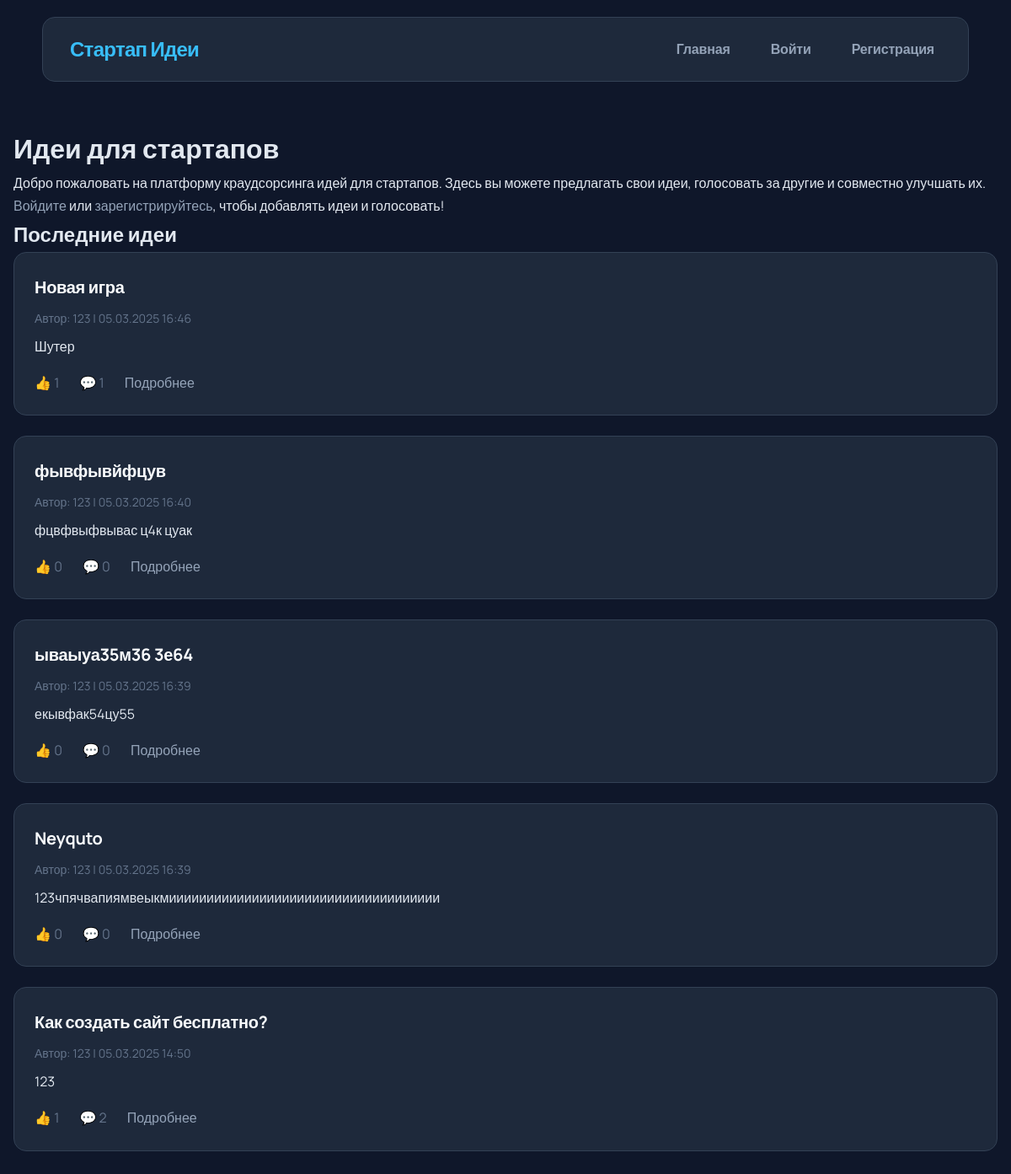
The page / on the database its author committed.
### app.py (models this page shows)
class Idea(db.Model):
    id = db.Column(db.Integer, primary_key=True)
    title = db.Column(db.String(100), nullable=False)
    description = db.Column(db.Text, nullable=False)
    date_posted = db.Column(db.DateTime, default=datetime.utcnow)
    user_id = db.Column(db.Integer, db.ForeignKey('user.id'), nullable=False)
    votes = db.relationship('Vote', backref='idea', lazy=True)
    comments = db.relationship('Comment', backref='idea', lazy=True)
    @property
    def vote_count(self):
        return sum(vote.value for vote in self.votes)

class User(db.Model):
    id = db.Column(db.Integer, primary_key=True)
    username = db.Column(db.String(50), unique=True, nullable=False)
    password_hash = db.Column(db.String(128), nullable=False)
    email = db.Column(db.String(120), unique=True, nullable=False)
    date_joined = db.Column(db.DateTime, default=datetime.utcnow)
    ideas = db.relationship('Idea', backref='author', lazy=True)
    votes = db.relationship('Vote', backref='user', lazy=True)
    comments = db.relationship('Comment', backref='author', lazy=True)

class Vote(db.Model):
    id = db.Column(db.Integer, primary_key=True)
    value = db.Column(db.Integer, nullable=False)  # 1 - позитивный, -1 - негативный
    user_id = db.Column(db.Integer, db.ForeignKey('user.id'), nullable=False)
    idea_id = db.Column(db.Integer, db.ForeignKey('idea.id'), nullable=False)
    date_voted = db.Column(db.DateTime, default=datetime.utcnow)
    __table_args__ = (db.UniqueConstraint('user_id', 'idea_id', name='user_idea_uc'),)

### app.py (the view)
@app.route('/')
def home():
    ideas = Idea.query.order_by(Idea.date_posted.desc()).all()
    return render_template('home.html', ideas=ideas)

### templates/home.html (shortened to what this page needs)
{% extends 'base.html' %}
{% block content %}
    <h1>Идеи для стартапов</h1>
    <p>Добро пожаловать на платформу краудсорсинга идей для стартапов. Здесь вы можете предлагать свои идеи, голосовать за другие и совместно улучшать их.</p>
    {% if 'user_id' not in session %}
        <p><a href="{{ url_for('login') }}">Войдите</a> или <a href="{{ url_for('register') }}">зарегистрируйтесь</a>, чтобы добавлять идеи и голосовать!</p>
    {% else %}
        <p><a href="{{ url_for('submit_idea') }}" class="button">Добавить новую идею</a></p>
    {% endif %}
    <h2>Последние идеи</h2>
    {% if ideas %}
        {% for idea in ideas %}
            <div class="idea-card">
                <h3 class="idea-title">
                    <a href="{{ url_for('idea_detail', idea_id=idea.id) }}">{{ idea.title }}</a>
                </h3>
                <div class="idea-meta">
                    Автор: {{ idea.author.username }} | {{ idea.date_posted.strftime('%d.%m.%Y %H:%M') }}
                </div>
                <p>{{ idea.description[:200] }}{% if idea.description|length > 200 %}...{% endif %}</p>
                <div class="idea-stats">
                    <span>👍 {{ idea.vote_count }}</span>
                    <span>💬 {{ idea.comments|length }}</span>
                    <a href="{{ url_for('idea_detail', idea_id=idea.id) }}">Подробнее</a>
                </div>
            </div>
        {% endfor %}
    {% else %}
        <p>Пока нет идей. Будьте первым, кто добавит идею!</p>
    {% endif %}
{% endblock %}

### templates/base.html (shortened to what this page needs)
<!DOCTYPE html>
<html lang="ru">
<head>
    <link rel="stylesheet" href="{{ url_for('static', filename='style.css') }}">
</head>
<body>
    <header>
        <nav>
            <div class="logo">
                <a href="{{ url_for('home') }}">Стартап Идеи</a>
            </div>
            <div class="nav-links">
                <a href="{{ url_for('home') }}">Главная</a>
                {% if 'user_id' in session %}
                    <a href="{{ url_for('submit_idea') }}">Добавить идею</a>
                    <a href="{{ url_for('logout') }}">Выйти ({{ session['username'] }})</a>
                {% else %}
                    <a href="{{ url_for('login') }}">Войти</a>
                    <a href="{{ url_for('register') }}">Регистрация</a>
                {% endif %}
            </div>
        </nav>
    </header>
    <div class="container">
        {% block content %}{% endblock %}
    </div>
</body>
</html>

### static/style.css (style rules this page uses)
* { margin: 0; padding: 0; box-sizing: border-box; font-family: 'Manrope', sans-serif; }
body { background-color: #0F172A; color: #E2E8F0; line-height: 1.7; font-weight: 400; }
.container { max-width: 1200px; margin: 0 auto; padding: 2rem 1rem; }
header { background-color: #1E293B; border: 1px solid #334155; backdrop-filter: blur(10px); border-radius: 15px; margin: 20px 50px; position: sticky; top: 0; z-index: 100; transition: box-shadow 0.5s ease-in-out; }
nav { display: flex; justify-content: space-between; align-items: center; padding: 1rem 2rem; max-width: 1200px; margin: 0 auto; }
.logo a { color: #38BDF8; font-size: 1.5rem; font-weight: 800; text-decoration: none; letter-spacing: -0.03em; }
.nav-links { display: flex; gap: 2rem; align-items: center; }
.nav-links a { color: #94A3B8; text-decoration: none; font-weight: 600; letter-spacing: -0.01em; transition: all 0.5s ease; padding: 0.5rem 0.5rem; border-radius: 15px; }
a { color: #94A3B8; text-decoration: none; }
.idea-card { background: #1E293B; border: 1px solid #334155; border-radius: 15px; padding: 1.5rem; margin-bottom: 1.5rem; transition: box-shadow 0.5s ease-in-out; }
.idea-title a { color: #F8FAFC; text-decoration: none; font-size: 1.25rem; font-weight: 700; letter-spacing: -0.015em; }
.idea-meta { color: #64748B; font-size: 0.875rem; margin: 0.5rem 0; }
.idea-stats { display: flex; align-items: center; gap: 1.5rem; margin-top: 1rem; color: #64748B; }
.idea-card, .comments, .auth-form { animation: fadeIn 0.4s ease-out; }

### rows shown on the page
Idea: title "Новая игра", author.username "123", date_posted "05.03.2025 16:46", description "Шутер", vote_count "1", comments|length "1"
Idea: title "фывфывйфцув", author.username "123", date_posted "05.03.2025 16:40", description "фцвфвыфвывас ц4к цуак", vote_count "0", comments|length "0"
Idea: title "ываыуа35м36 3е64", author.username "123", date_posted "05.03.2025 16:39", description "екывфак54цу55", vote_count "0", comments|length "0"
Idea: title "Neyquto", author.username "123", date_posted "05.03.2025 16:39", description "123чпячвапиямвеыкмииииииииииииииииииииииииииииииииииии", vote_count "0", comments|length "0"
Idea: title "Как создать сайт бесплатно?", author.username "123", date_posted "05.03.2025 14:50", description "123", vote_count "1", comments|length "2"
